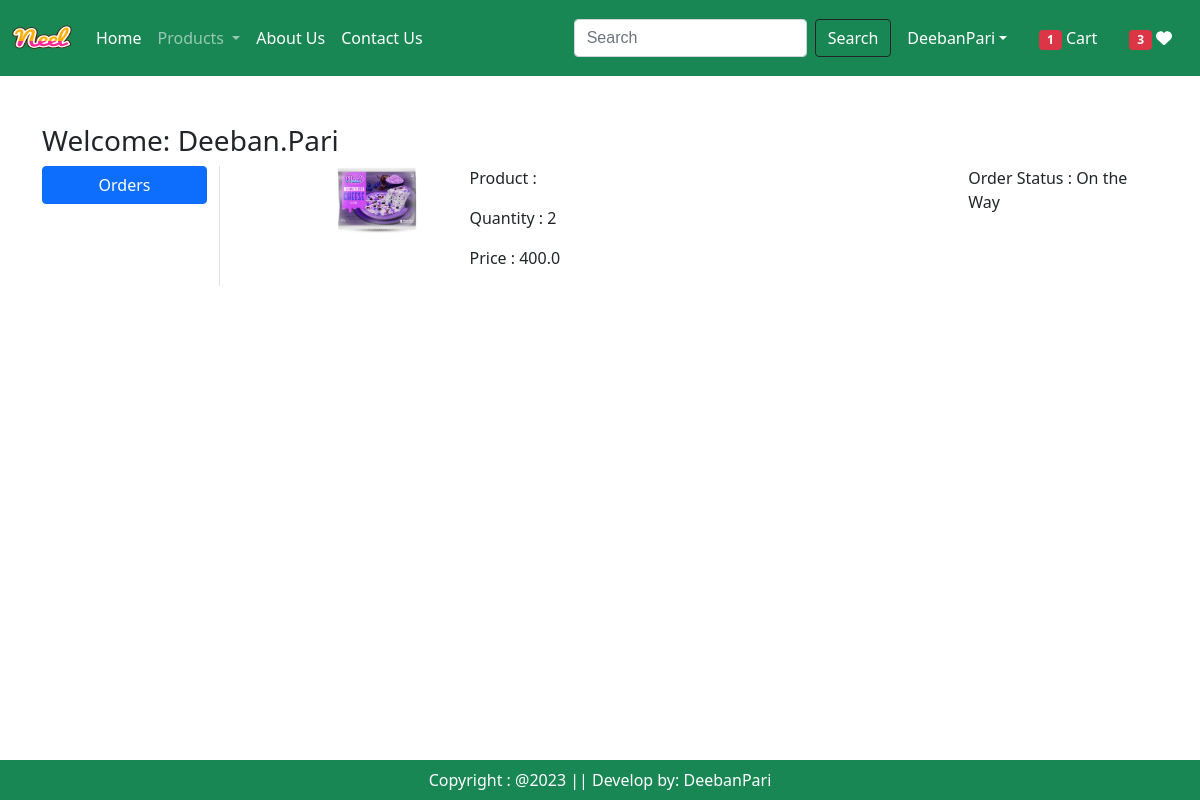
Screenshot of /orders/ (signed in) with the database file from the repository.
### app/models.py (models this page shows, shortened)
class OrderPlaced(models.Model):
    user=models.ForeignKey(User,on_delete=models.CASCADE)
    customer=models.ForeignKey(Customer,on_delete=models.CASCADE)
    product=models.ForeignKey(Product,on_delete=models.CASCADE)
    quantity=models.PositiveIntegerField(default=1)
    ordered_date=models.DateTimeField(auto_now_add=True)
    status=models.CharField(max_length=50,choices=STATUS_CHOICES, default='Pending')
    payment=models.ForeignKey(Payment,on_delete=models.CASCADE,default="")
    @property
    def total_cost(self):
        return self.quantity * self.product.discounted_price

class Product(models.Model):
    title=models.CharField(max_length=100)
    selling_price=models.FloatField()
    discounted_price=models.FloatField()
    description=models.TextField()
    composition=models.TextField(default='')
    prodapp=models.TextField(default='')
    category=models.CharField(choices=CATEGORY_CHOICES,max_length=2)
    product_image=models.ImageField(upload_to='product')

### app/views.py (the view)
# urls.py: path('orders/',views.orders,name='orders'),
@login_required
def orders(request):
    totalitem=0
    wishitem=0
    if request.user.is_authenticated:
            totalitem=len(Cart.objects.filter(user=request.user))
            wishitem=len(Wishlist.objects.filter(user=request.user))
    order_placed=OrderPlaced.objects.filter(user=request.user)
    return render(request,'app/orders.html',locals())

### app/templates/app/orders.html (shortened to what this page needs)
{% extends 'app/base.html' %}
{% load static %}
{% block main-content %}
<div class="container my-5">
    <div class="row">
        <h3>Welcome: <span class="text-capitalize">{{request.user}}</span></h3>
        <div class="col-sm-2 border-end">
            <ul class="list-unstyled">
                <li class="d-grid"><a href="{% url 'orders' %}" class="btn btn-primary">Orders</a></li>
            </ul>
        </div>
    <div class="col-sm-9 offset-sm-1">
        {% for op in order_placed %}
        <div class="row">
            <div class="col-sm-2">
                <img src="{{op.product.product_image.url}}" class="img-fluid" height="100" width="100">
            </div>
            <div class="col-sm-7">
                <p>Product : {{op.product_title}}</p>
                <p>Quantity : {{op.quantity}}</p>
                <p>Price : {{op.total_cost}}</p>
            </div>
            <div class="col-sm-3">
                <p>Order Status : {{op.status}}</p>
            </div>
        </div>
        {% endfor %}
    </div>
    </div>
</div>
{% endblock main-content %}

### rows the page displays
OrderPlaced: product.product_image (picture), quantity "2", total_cost "400.0", status "On the Way"

### other values shown
{{ totalitem }} "1"
{{ wishitem }} "3"
{{ request.user }} "Deeban.pari"
